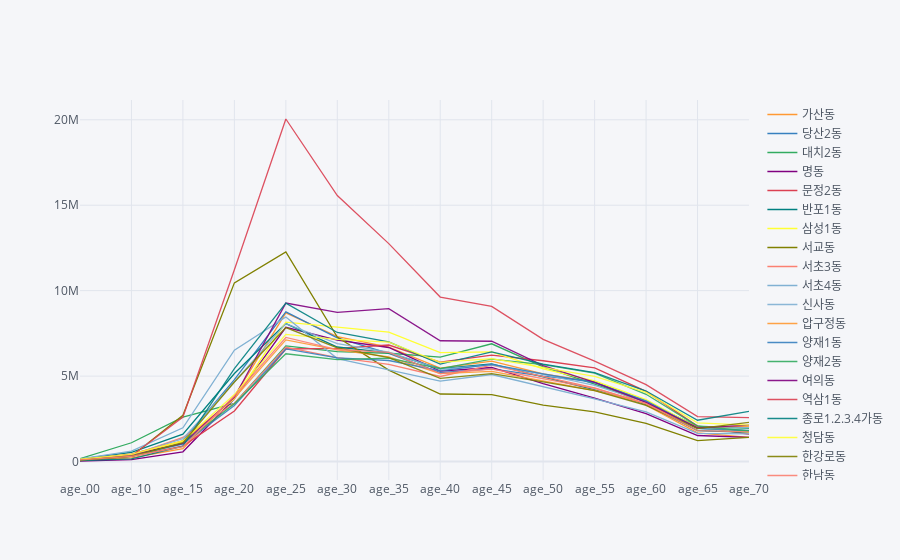

The notebook cell this image was saved under:
### Code cell
fpopl.query("adstrd_code in @high_popu") \
     .groupby(['adstrd_code','agrde_se_code']) \
     .agg({'popltn_cascnt' : 'sum'}).reset_index() \
     .merge(adstrd_master, how = 'left', on='adstrd_code') \
     .pivot(index = 'agrde_se_code', columns = 'adstrd_nm', values = 'popltn_cascnt') \
     .iplot("line")

### Figure 1 — Plotly figure (JSON) as saved in the notebook; plotly's stock layout.template omitted (floating-point values rounded to 4 significant figures)
{"data": [{"line": {"color": "rgba(255, 153, 51, 1.0)", "dash": "solid", "shape": "linear", "width": 1.3}, "mode": "lines", "name": "가산동", "text": "", "type": "scatter", "x": ["age_00", "age_10", "age_15", "age_20", "age_25", "age_30", "age_35", "age_40", "age_45", "age_50", "age_55", "age_60", "age_65", "age_70"], "y": [70702, 209075, 751764, 3810625, 8696269, 7306502, 6695492, 5466402, 5870368, 5134490, 4668437, 3297056, 1678286, 1409551]}, {"line": {"color": "rgba(55, 128, 191, 1.0)", "dash": "solid", "shape": "linear", "width": 1.3}, "mode": "lines", "name": "당산2동", "text": "", "type": "scatter", "x": ["age_00", "age_10", "age_15", "age_20", "age_25", "age_30", "age_35", "age_40", "age_45", "age_50", "age_55", "age_60", "age_65", "age_70"], "y": [102570, 335827, 1215232, 4798022, 8761462, 7242311, 6331835, 5203276, 5421771, 4993192, 4672428, 3537727, 1944518, 1816359]}, {"line": {"color": "rgba(50, 171, 96, 1.0)", "dash": "solid", "shape": "linear", "width": 1.3}, "mode": "lines", "name": "대치2동", "text": "", "type": "scatter", "x": ["age_00", "age_10", "age_15", "age_20", "age_25", "age_30", "age_35", "age_40", "age_45", "age_50", "age_55", "age_60", "age_65", "age_70"], "y": [173587, 1098713, 2594277, 3403562, 6769146, 6429989, 6337473, 6108252, 6889800, 5546338, 4529085, 3497194, 2063890, 1940940]}, {"line": {"color": "rgba(128, 0, 128, 1.0)", "dash": "solid", "shape": "linear", "width": 1.3}, "mode": "lines", "name": "명동", "text": "", "type": "scatter", "x": ["age_00", "age_10", "age_15", "age_20", "age_25", "age_30", "age_35", "age_40", "age_45", "age_50", "age_55", "age_60", "age_65", "age_70"], "y": [31249, 108219, 569085, 3673072, 7859055, 7104943, 6673925, 5295493, 5504109, 4565779, 3716561, 2800976, 1523311, 1414020]}, {"line": {"color": "rgba(219, 64, 82, 1.0)", "dash": "solid", "shape": "linear", "width": 1.3}, "mode": "lines", "name": "문정2동", "text": "", "type": "scatter", "x": ["age_00", "age_10", "age_15", "age_20", "age_25", "age_30", "age_35", "age_40", "age_45", "age_50", "age_55", "age_60", "age_65", "age_70"], "y": [104676, 299000, 900296, 2955768, 6585164, 6622804, 6818648, 5819211, 6225291, 5899129, 5481588, 4106509, 2075047, 1597312]}, {"line": {"color": "rgba(0, 128, 128, 1.0)", "dash": "solid", "shape": "linear", "width": 1.3}, "mode": "lines", "name": "반포1동", "text": "", "type": "scatter", "x": ["age_00", "age_10", "age_15", "age_20", "age_25", "age_30", "age_35", "age_40", "age_45", "age_50", "age_55", "age_60", "age_65", "age_70"], "y": [137386, 543032, 1601258, 5152900, 8075940, 6702038, 6365664, 5443334, 5711430, 4933580, 4190064, 3351670, 1807313, 1707435]}, {"line": {"color": "rgba(255, 255, 51, 1.0)", "dash": "solid", "shape": "linear", "width": 1.3}, "mode": "lines", "name": "삼성1동", "text": "", "type": "scatter", "x": ["age_00", "age_10", "age_15", "age_20", "age_25", "age_30", "age_35", "age_40", "age_45", "age_50", "age_55", "age_60", "age_65", "age_70"], "y": [100087, 375649, 1179135, 3676537, 8155233, 7867870, 7570864, 6370091, 6420010, 5426348, 4726400, 3623099, 1985304, 1721302]}, {"line": {"color": "rgba(128, 128, 0, 1.0)", "dash": "solid", "shape": "linear", "width": 1.3}, "mode": "lines", "name": "서교동", "text": "", "type": "scatter", "x": ["age_00", "age_10", "age_15", "age_20", "age_25", "age_30", "age_35", "age_40", "age_45", "age_50", "age_55", "age_60", "age_65", "age_70"], "y": [55474, 310381, 2703281, 10459539, 12271321, 7279543, 5347690, 3951133, 3921684, 3297585, 2900001, 2238916, 1220629, 1411120]}, {"line": {"color": "rgba(251, 128, 114, 1.0)", "dash": "solid", "shape": "linear", "width": 1.3}, "mode": "lines", "name": "서초3동", "text": "", "type": "scatter", "x": ["age_00", "age_10", "age_15", "age_20", "age_25", "age_30", "age_35", "age_40", "age_45", "age_50", "age_55", "age_60", "age_65", "age_70"], "y": [82393, 364258, 1408279, 3406420, 6692274, 6084045, 5692511, 4978878, 5637306, 4985292, 4313097, 3386107, 1971246, 2087430]}, {"line": {"color": "rgba(128, 177, 211, 1.0)", "dash": "solid", "shape": "linear", "width": 1.3}, "mode": "lines", "name": "서초4동", "text": "", "type": "scatter", "x": ["age_00", "age_10", "age_15", "age_20", "age_25", "age_30", "age_35", "age_40", "age_45", "age_50", "age_55", "age_60", "age_65", "age_70"], "y": [149970, 610280, 1973884, 6512229, 8462841, 6027574, 5366414, 4704374, 5093317, 4386443, 3669717, 2907701, 1652796, 1623888]}, {"line": {"color": "rgba(128, 177, 211, 0.8999999999999999)", "dash": "solid", "shape": "linear", "width": 1.3}, "mode": "lines", "name": "신사동", "text": "", "type": "scatter", "x": ["age_00", "age_10", "age_15", "age_20", "age_25", "age_30", "age_35", "age_40", "age_45", "age_50", "age_55", "age_60", "age_65", "age_70"], "y": [81633, 402445, 1341138, 4654508, 8069069, 6898275, 6400808, 5402207, 5660073, 5097532, 4458769, 3491183, 1952637, 1982864]}, {"line": {"color": "rgba(255, 153, 51, 0.8999999999999999)", "dash": "solid", "shape": "linear", "width": 1.3}, "mode": "lines", "name": "압구정동", "text": "", "type": "scatter", "x": ["age_00", "age_10", "age_15", "age_20", "age_25", "age_30", "age_35", "age_40", "age_45", "age_50", "age_55", "age_60", "age_65", "age_70"], "y": [105818, 448724, 1204316, 3719074, 7120020, 6536977, 6128481, 5150627, 5276866, 4694708, 4156679, 3389760, 1996769, 2072180]}, {"line": {"color": "rgba(55, 128, 191, 0.8999999999999999)", "dash": "solid", "shape": "linear", "width": 1.3}, "mode": "lines", "name": "양재1동", "text": "", "type": "scatter", "x": ["age_00", "age_10", "age_15", "age_20", "age_25", "age_30", "age_35", "age_40", "age_45", "age_50", "age_55", "age_60", "age_65", "age_70"], "y": [124430, 348183, 1013928, 3278260, 6589330, 6061684, 5913402, 5302129, 5690112, 5123954, 4611094, 3544690, 1944673, 1786370]}, {"line": {"color": "rgba(50, 171, 96, 0.8999999999999999)", "dash": "solid", "shape": "linear", "width": 1.3}, "mode": "lines", "name": "양재2동", "text": "", "type": "scatter", "x": ["age_00", "age_10", "age_15", "age_20", "age_25", "age_30", "age_35", "age_40", "age_45", "age_50", "age_55", "age_60", "age_65", "age_70"], "y": [97323, 309325, 1070904, 3385109, 6307513, 5969973, 6047955, 5433552, 5996554, 5667274, 5179123, 3934499, 2076080, 1786199]}, {"line": {"color": "rgba(128, 0, 128, 0.8999999999999999)", "dash": "solid", "shape": "linear", "width": 1.3}, "mode": "lines", "name": "여의동", "text": "", "type": "scatter", "x": ["age_00", "age_10", "age_15", "age_20", "age_25", "age_30", "age_35", "age_40", "age_45", "age_50", "age_55", "age_60", "age_65", "age_70"], "y": [109829, 403286, 1060926, 3765581, 9273406, 8734955, 8950493, 7070119, 7038682, 5608944, 4630521, 3456918, 1975078, 2131459]}, {"line": {"color": "rgba(219, 64, 82, 0.8999999999999999)", "dash": "solid", "shape": "linear", "width": 1.3}, "mode": "lines", "name": "역삼1동", "text": "", "type": "scatter", "x": ["age_00", "age_10", "age_15", "age_20", "age_25", "age_30", "age_35", "age_40", "age_45", "age_50", "age_55", "age_60", "age_65", "age_70"], "y": [66021, 325979, 2603741, 11227497, 20047026, 15567975, 12754631, 9625275, 9082895, 7149362, 5877609, 4500929, 2629884, 2569742]}, {"line": {"color": "rgba(0, 128, 128, 0.8999999999999999)", "dash": "solid", "shape": "linear", "width": 1.3}, "mode": "lines", "name": "종로1.2.3.4가동", "text": "", "type": "scatter", "x": ["age_00", "age_10", "age_15", "age_20", "age_25", "age_30", "age_35", "age_40", "age_45", "age_50", "age_55", "age_60", "age_65", "age_70"], "y": [49857, 157995, 904159, 5441884, 9266387, 7552601, 7001028, 5704494, 6417509, 5701118, 5199370, 4126440, 2416572, 2934634]}, {"line": {"color": "rgba(255, 255, 51, 0.8999999999999999)", "dash": "solid", "shape": "linear", "width": 1.3}, "mode": "lines", "name": "청담동", "text": "", "type": "scatter", "x": ["age_00", "age_10", "age_15", "age_20", "age_25", "age_30", "age_35", "age_40", "age_45", "age_50", "age_55", "age_60", "age_65", "age_70"], "y": [133566, 421732, 1207264, 3919246, 7445863, 7149950, 6988556, 5806874, 6021665, 5488925, 4983655, 4043503, 2265115, 2125100]}, {"line": {"color": "rgba(128, 128, 0, 0.8999999999999999)", "dash": "solid", "shape": "linear", "width": 1.3}, "mode": "lines", "name": "한강로동", "text": "", "type": "scatter", "x": ["age_00", "age_10", "age_15", "age_20", "age_25", "age_30", "age_35", "age_40", "age_45", "age_50", "age_55", "age_60", "age_65", "age_70"], "y": [85459, 303630, 1102576, 4655827, 7839239, 6654787, 6085907, 4868160, 5140458, 4665853, 4146215, 3291574, 1922991, 2291641]}, {"line": {"color": "rgba(251, 128, 114, 0.8999999999999999)", "dash": "solid", "shape": "linear", "width": 1.3}, "mode": "lines", "name": "한남동", "text": "", "type": "scatter", "x": ["age_00", "age_10", "age_15", "age_20", "age_25", "age_30", "age_35", "age_40", "age_45", "age_50", "age_55", "age_60", "age_65", "age_70"], "y": [93100, 296154, 866237, 3833634, 7260538, 6556216, 6384406, 5148270, 5415415, 4851816, 4286323, 3389050, 1807746, 1730149]}], "layout": {"legend": {"bgcolor": "#F5F6F9", "font": {"color": "#4D5663"}}, "paper_bgcolor": "#F5F6F9", "plot_bgcolor": "#F5F6F9", "title": {"font": {"color": "#4D5663"}}, "xaxis": {"gridcolor": "#E1E5ED", "showgrid": true, "tickfont": {"color": "#4D5663"}, "title": {"font": {"color": "#4D5663"}, "text": ""}, "zerolinecolor": "#E1E5ED"}, "yaxis": {"gridcolor": "#E1E5ED", "showgrid": true, "tickfont": {"color": "#4D5663"}, "title": {"font": {"color": "#4D5663"}, "text": ""}, "zerolinecolor": "#E1E5ED"}}}
